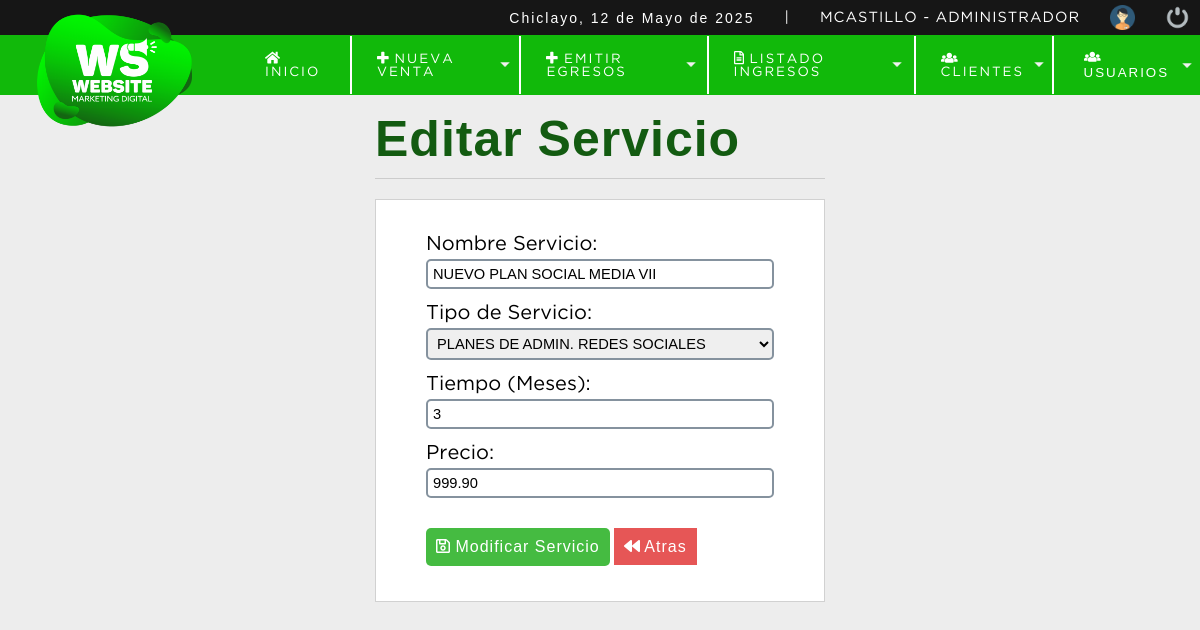
The page /sistema/editar_servicio.php?id=2 (signed in) on the database its author committed.
### tables this page shows
CREATE TABLE `servicio` (
  `cod_servicio` int NOT NULL,
  `servi_nombre` varchar(100) NOT NULL,
  `id_tiposer` int NOT NULL,
  `tiempo` varchar(2) NOT NULL,
  `servi_precio` decimal(10,2) NOT NULL,
  `id_usuario` int NOT NULL,
  `servi_fecha` datetime NOT NULL DEFAULT CURRENT_TIMESTAMP,
  `servi_estado` int NOT NULL DEFAULT '1'
);

CREATE TABLE `tipo_servicio` (
  `id_tiposer` int NOT NULL,
  `tise_nombre` varchar(100) NOT NULL
);

### sistema/editar_servicio.php (the view, shortened to what this page needs)
<?php
include "../conexion.php";
$idservicio = $_REQUEST['id'];
$sql = mysqli_query($conexion, "SELECT s.cod_servicio, s.servi_nombre, (s.id_tiposer) AS idtiposer,(t.tise_nombre) AS nombretiposer,s.tiempo,s.servi_precio FROM servicio s INNER JOIN tipo_servicio t ON s.id_tiposer=t.id_tiposer
                                    WHERE cod_servicio= $idservicio and servi_estado = 1");
$result_sql = mysqli_num_rows($sql);
if ($result_sql == 0) {
    header("Location: listar_servicio.php");
} else {
    $option = '';
    while ($data = mysqli_fetch_array($sql)) {
        $tiposer = $data['idtiposer'];
        $nombre = $data['servi_nombre'];
        $tiempo = $data['tiempo'];
        $precio = $data['servi_precio'];
        $tipo = $data['nombretiposer'];
    }
    if ($tiposer == 1) {
        $option = '<option value="' . $tiposer . '"select>' . $tipo . '</option>';
    } else if ($tiposer == 2) {
        $option = '<option value="' . $tiposer . '"select>' . $tipo . '</option>';
    } else if ($tiposer == 3) {
        $option = '<option value="' . $tiposer . '"select>' . $tipo . '</option>';
    } else if ($tiposer == 4) {
        $option = '<option value="' . $tiposer . '"select>' . $tipo . '</option>';
    } else if ($tiposer == 5) {
        $option = '<option value="' . $tiposer . '"select>' . $tipo . '</option>';
    } else if ($tiposer == 6) {
        $option = '<option value="' . $tiposer . '"select>' . $tipo . '</option>';
    } else if ($tiposer == 7) {
        $option = '<option value="' . $tiposer . '"select>' . $tipo . '</option>';
    } else if ($tiposer == 8) {
        $option = '<option value="' . $tiposer . '"select>' . $tipo . '</option>';
    } else if ($tiposer == 9) {
        $option = '<option value="' . $tiposer . '"select>' . $tipo . '</option>';
    } else if ($tiposer == 10) {
        $option = '<option value="' . $tiposer . '"select>' . $tipo . '</option>';
    } else if ($tiposer == 11) {
        $option = '<option value="' . $tiposer . '"select>' . $tipo . '</option>';
    } else if ($tiposer == 12) {
        $option = '<option value="' . $tiposer . '"select>' . $tipo . '</option>';
    }
}
?>
<!DOCTYPE html>
<html lang="es">
<head>
    <?php include "includes/scripts.php"; ?>
</head>
<body>
    <?php include "includes/header.php"; ?>
    <section id="container">
        <div class="form_register">
            <h1>Editar Servicio</h1>
            <hr>
            <form action="" method="post">
                <label for="nombre">Nombre Servicio:</label>
                <input type="text" name="nombre" id="nombre" placeholder="Numero de Documento" value="<?php echo $nombre; ?>">
                <label for="tiposer"> Tipo de Servicio:</label>
                <select name="tiposer" id="tiposer" class="notItemOne">
                    <?php
                    echo $option;
                    ?>
                </select>
                <label for="tiempo">Tiempo (Meses):</label>
                <input type="number" name="tiempo" id="tiempo" placeholder="Cantidad de Meses" value="<?php echo $tiempo; ?>">
                <label for="precio">Precio:</label>
                <input type="number" name="precio" id="precio" placeholder="Nombre Cliente" value="<?php echo $precio; ?>">
                <button type="submit" class="btn_save"><i class="far fa-save"></i> Modificar Servicio</button>
                <a href="listar_servicio.php" class="btn_atras"><i class="fa fa-backward"></i> Atras</a>
            </form>
        </div>
    </section>
</body>
</html>

### sistema/css/style.css (style rules this page uses)
* { margin: 0; padding: 0; box-sizing: border-box; }
body { background: #ededed; }
h1, h2, h3, h4, h5, h6 { font-family: 'arial'; font-weight: bold; letter-spacing: 1px; }
h1 { font-size: 26px; }
a { text-decoration: none; font-family: arial; letter-spacing: 1px; }
#container { padding: 90px 15px 15px; }
.form_register { width: 450px; margin: auto; margin-top: 20px; }
.form_register h1 { color: #135b11; }
hr { border: 0; background: #ccc; height: 1px; margin: 10px 0; display: block; }
form { background: #fff; margin: auto; padding: 20px 50px; border: 1px solid #d1d1d1; }
label { display: block; font-size: 20px; font-family: 'GothamBook'; margin: 15px auto 5px auto; }
input,select { display: block; width: 100%; font-size: 11pt; padding: 5px; border: 2px solid #85929e; border-radius: 5px; -webkit-border-radius: 5px; -moz-border-radius: 5px; -ms-border-radius: 5px; -o-border-radius: 5px; }
.btn_save { font-size: 12pt; background: #45bb41; padding: 10px; color: #fff; letter-spacing: 1px; border: 0; cursor: pointer; margin: 15px auto; border-radius: 5px; -webkit-border-radius: 5px; -moz-border-radius: 5px; -ms-border-radius: 5px; -o-border-radius: 5px; margin-top: 30px; }
.btn_atras { font-size: 12pt; background: #e65656; padding: 10px; color: #fff; letter-spacing: 1px; border: 0; cursor: pointer; margin: 15px auto; }
#container h1 { font-size: 50px; display: inline-block; }

### rows shown on the page
servicio: nombre "NUEVO PLAN SOCIAL MEDIA VII", tiposer "PLANES DE ADMIN. REDES SOCIALES", tiempo "3", precio "999.90"

### other values the page prints
fechaC() "12 de Mayo de 2025"
$_SESSION['user'] "MCASTILLO"
$_SESSION['nomrol'] "ADMINISTRADOR"
